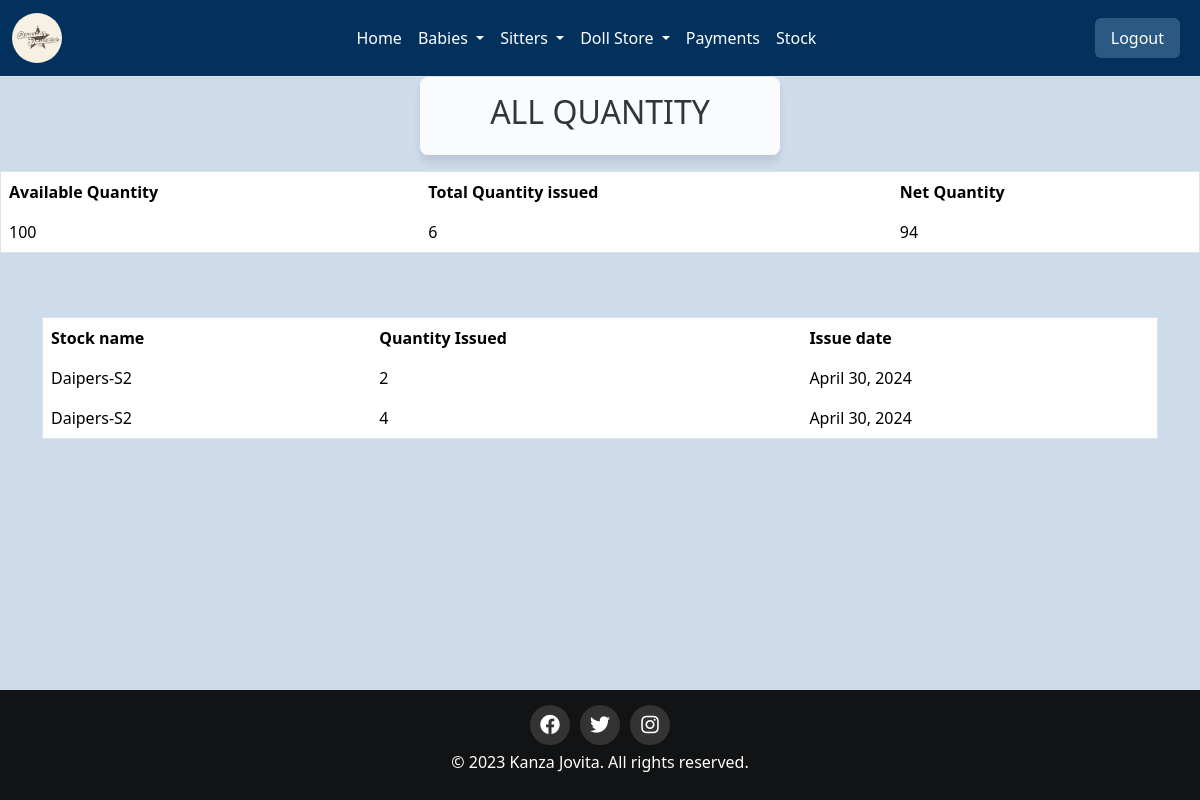
The page /all_issue_items/ (signed in) on the database as committed earlier.
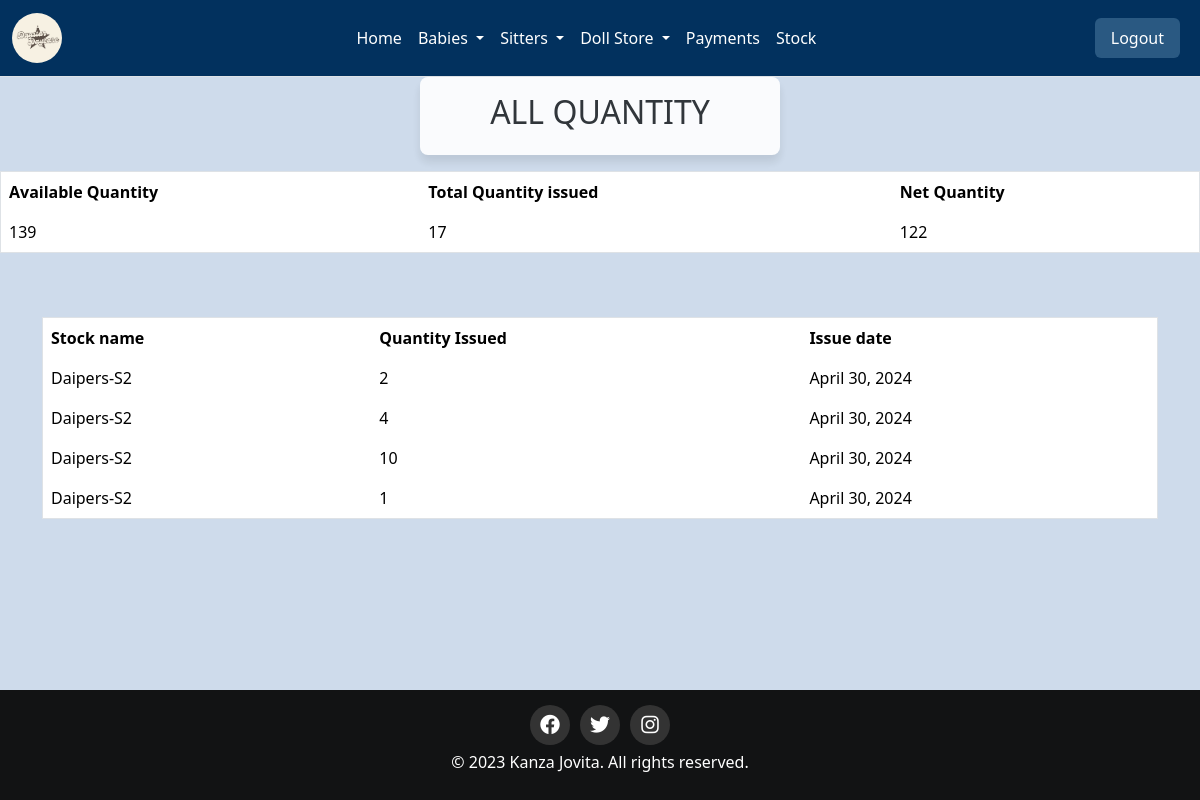
The same page on the database as committed later.
### home/models.py (models this page shows)
class Used(models.Model):
    item = models.ForeignKey(Procurement,on_delete=models.CASCADE)
    quantity_issued=models.IntegerField(default=0)
    usage_date=models.DateField()

class Procurement(models.Model):
    category = models.ForeignKey(Category,on_delete=models.CASCADE,null=True, blank=True)
    item_name = models.CharField(max_length=200,)
    Quantity=models.IntegerField(default=0)
    date=models.DateField(auto_now_add=True, null=True)
    Unit_price=models.IntegerField( null=True)
    received_quantity=models.IntegerField(default=0,null=True,blank=True)
    def __str__(self):
        return self.item_name

### home/views.py (the view)
# urls.py: path('all_issue_items/', views.all_issue_items, name='all_issue_items'),
@login_required
def all_issue_items(request):
    issues = Used.objects.all()
    total_issued_quantity = issues.aggregate(total_issued_quantity=Sum('quantity_issued'))['total_issued_quantity'] or 0
    total_received_quantity = Procurement.objects.aggregate(total_received_quantity=Sum('Quantity'))['total_received_quantity'] or 0
    net_quantity = total_received_quantity - total_issued_quantity
    return render(request, 'all_issue_items.html', {'issues': issues, 'total_issued_quantity': total_issued_quantity, 'total_received_quantity': total_received_quantity, 'net_quantity': net_quantity})

### home/templates/all_issue_items.html (shortened to what this page needs)
{% extends 'base.html'%} {% block content%}
<div class="card-header">
<h2>ALL QUANTITY</h2>
</div>
  <table class="table">
    <thead class="thead-dark">
      <tr>
        <th scope="col">Available Quantity</th>
        <th scope="col">Total Quantity issued</th>
        <th scope="col">Net Quantity</th>
      </tr>
    </thead>
    <tbody>
      <tr>
        <td>{{total_received_quantity}}</td>
        <td>{{total_issued_quantity}}</td>
        <td>{{net_quantity}}</td>
      </tr>
    </tbody>
  </table>
<br><br>
<div class="container">
  <table class="table">
    <thead class="thead-dark">
      <tr>
        <th scope="col">Stock name</th>
        <th scope="col">Quantity Issued</th>
        <th scope="col">Issue date</th>
      </tr>
    </thead>
    {% for issue  in issues %}
    <tbody>
      <tr>
        <td>{{issue.item | title}}</td>
        <td>{{issue.quantity_issued}}</td>
        <td>{{issue.usage_date}}</td>
      </tr>
    </tbody>
    {% endfor %}
  </table>
</div>
{% endblock%}

Rows that differ between the two databases and show on the page:
added Used: item "Daipers-S2", quantity_issued "10", usage_date "April 30, 2024"
added Used: item "Daipers-S2", quantity_issued "1", usage_date "April 30, 2024"
Other text that changed with them:
{{ total_received_quantity }}: "100" → "139"
{{ total_issued_quantity }}: "6" → "17"
{{ net_quantity }}: "94" → "122"
